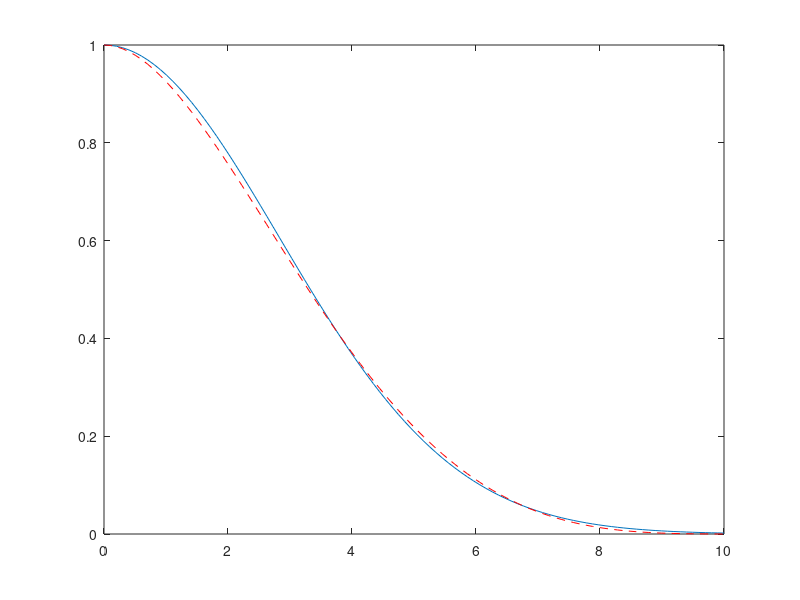

Recreate this plot in MATLAB.

b = 4;
r = linspace(0,10,100);
M = exp(-((r).^2)/b^2);

figure,plot(r,M)

a = 10.5;
r(find(r>a)) = a;
cp = (1-r/a).^4.*(4*r/a+1);

hold on
plot(r,cp,'--r')